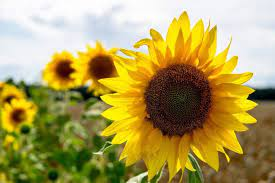
#> input picture E2/prueba1.jpg, 275 x 183 px
$ python ruidoimpulsivo.py
#> lines starting #> are read from the running program, lines starting #| are printed output that depends on the picture
# -*- coding: utf-8 -*-
"""
Created on Wed Sep 15 14:26:49 2021

@author: Aaron Ramirez
"""

import random
from PIL import Image
import cv2
import numpy as np
def ruido(imagen, porcentaje):

    tamaño=imagen.size[0]*imagen.size[1]
    auxiliar=(tamaño*porcentaje)//800


    if imagen.mode=='RGB':
       # dato_minimo=(0, 0, 0)
        dato_maximo=(255, 255, 255)

    elif imagen.mode=='L':
 #       dato_minimo=0
        dato_maximo=255

    for x in range(auxiliar):

        coordenada_x=random.randrange(2, imagen.width-2)
        coordenada_y=random.randrange(2, imagen.height-2)

        imagen.putpixel((coordenada_x, coordenada_y), dato_maximo)
        imagen.putpixel((coordenada_x+1, coordenada_y), dato_maximo)
        imagen.putpixel((coordenada_x, coordenada_y+1), dato_maximo)
        imagen.putpixel((coordenada_x+1, coordenada_y+1), dato_maximo)


# Escala de grises.
foto=Image.open('prueba1.jpg')
#> foto is the input picture: PIL image 275x183 RGB; mean R, G, B 173.2, 157.4, 87.8
imgGray = foto.convert('L')
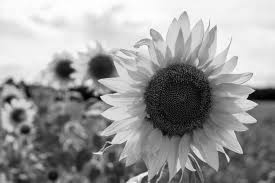
#> imgGray: PIL image 275x183 L; min 1, max 255, mean 154.2
imgGray.save('test_gray.jpg')

#llamado a la funcion pasando como parametro la imagen y el
#porcentaje de ruido deseado

bw=Image.open("test_gray.jpg")

ruido(bw, 20)
#> after the loop in ruido, `for x in range(auxiliar):`:
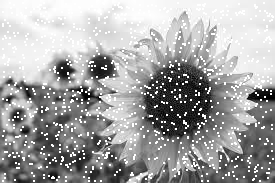
#> imagen: PIL image 275x183 L; min 0, max 255, mean 164

bw.save('resultadoruido1.jpg')
foto.close()
# mostrar las figuras
img1 = cv2.imread('test_gray.jpg')
#> img1: shape (183, 275, 3); min 0, max 255, mean 154.2

img2 = cv2.imread('resultadoruido1.jpg')
#> img2: shape (183, 275, 3); min 0, max 255, mean 163.7


Hori = np.concatenate((img1, img2), axis=1)
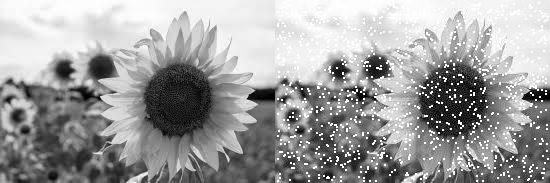
#> Hori: shape (183, 550, 3); min 0, max 255, mean 159

cv2.imshow('Resultado', Hori)


cv2.waitKey(0)
cv2.destroyAllWindows()


# Añadir ruido a imagenes con Python
# By  Container: Python's eyes Publisher: Python&#039;s eyes Year: 2017 URL: https://pythoneyes.wordpress.com/2017/06/23/anadir-ruido-a-imagenes-con-python/

$ run again, with E2/eje7.png saved as E2/prueba1.jpg
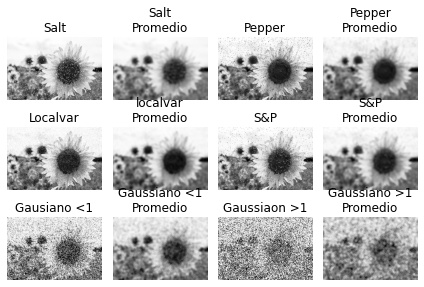
#> input picture E2/eje7.png, 424 x 287 px
#> foto is the input picture: PIL image 424x287 RGB; min 0, max 255, mean 197.4
#> after the loop in ruido, `for x in range(auxiliar):`:
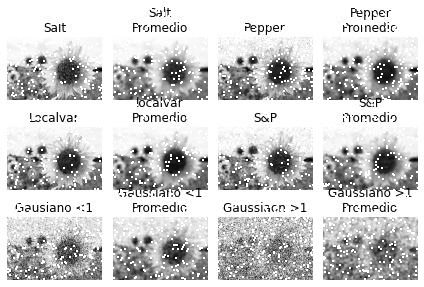
#> imagen: PIL image 424x287 L; min 0, max 255, mean 202.7
#> `Hori = np.concatenate((img1, img2), axis=1)`:
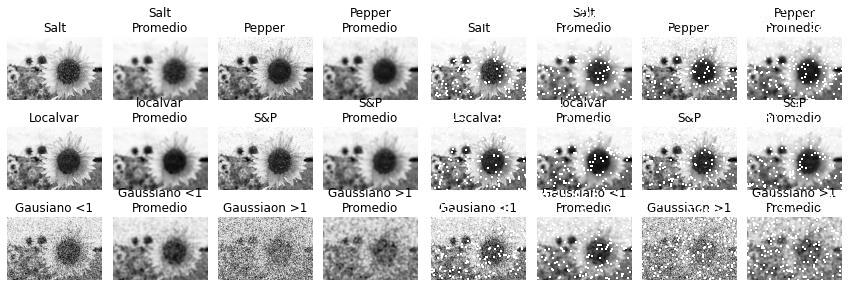
#> Hori: shape (287, 848, 3); min 0, max 255, mean 199.7

$ run again, with E2/h.png saved as E2/prueba1.jpg
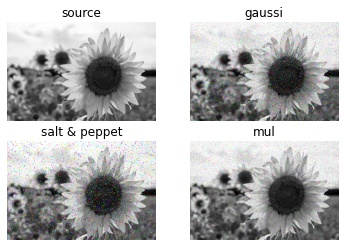
#> input picture E2/h.png, 345 x 247 px
#> foto is the input picture: PIL image 345x247 RGB; mean R, G, B 182.5, 182.6, 182.5
#> after the loop in ruido, `for x in range(auxiliar):`:
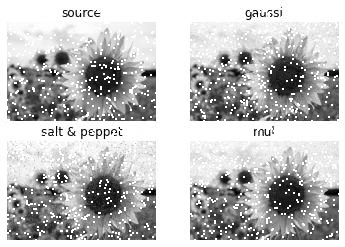
#> imagen: PIL image 345x247 L; min 0, max 255, mean 189.4
#> `Hori = np.concatenate((img1, img2), axis=1)`:
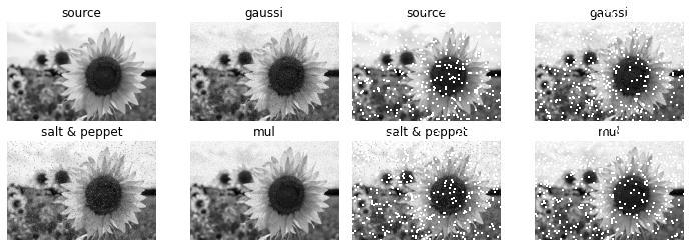
#> Hori: shape (247, 690, 3); min 0, max 255, mean 185.7

$ run again, with E2/kdkd.png saved as E2/prueba1.jpg
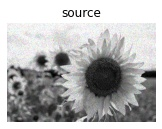
#> input picture E2/kdkd.png, 162 x 129 px
#> foto is the input picture: PIL image 162x129 RGB; mean R, G, B 181, 181.1, 181
#> after the loop in ruido, `for x in range(auxiliar):`:
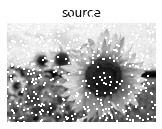
#> imagen: PIL image 162x129 L; min 0, max 255, mean 188.3
#> `Hori = np.concatenate((img1, img2), axis=1)`:
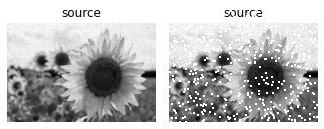
#> Hori: shape (129, 324, 3); min 0, max 255, mean 184.4
